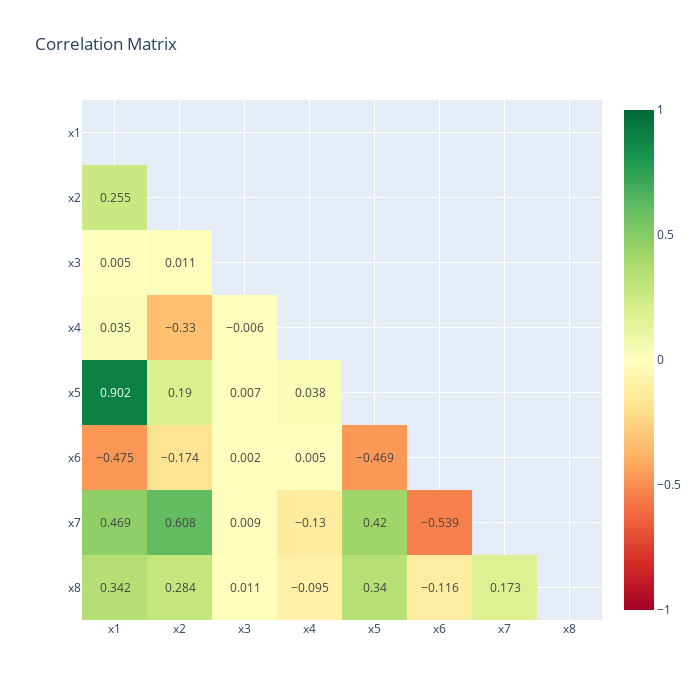

This figure's notebook cell:
### Markdown cell above
## <a id="2">2. Statistics</a>

### Code cell
# Visual correlation between variables using parplot from seaborn
seab.pairplot(df_training.drop('BIS').toPandas())
plt.suptitle('Correlation between the variables (Scatter and Histogram)', fontsize=26, y=1.01)
plt.show()


# Generating basic statistics
df_training.drop('BIS').toPandas().describe().round(3)

# Generating the Correlation Matrix (Pearson Coefficient)
personCorrM = df_training.drop('BIS').toPandas().corr(method='pearson').round(3)
print(personCorrM)

heatmap_mask = numpi.triu(numpi.ones_like(df_training.drop('BIS').toPandas().corr(method='pearson'), dtype=bool))
heatmap_mask_cm = personCorrM.mask(heatmap_mask)

ploti_fig = ploti.imshow(heatmap_mask_cm,
                        color_continuous_scale='rdylgn',
                        text_auto=True,
                        width=700, height=700,
                        zmin=-1, zmax=1,
                        title='Correlation Matrix')
ploti_fig.show()

# Covariance Matrix in boxplot
boxplot_cv = df_training.drop('BIS').toPandas().cov()

fig = plt.figure(figsize=(10,6))
plt.title('Covariance Matrix: Boxplot')

seab.stripplot(data=boxplot_cv, color='black')
seab.boxplot(data=boxplot_cv)
plt.show()

### Figure 1 — Plotly figure (JSON) as saved in the notebook; plotly's stock layout.template omitted (floating-point values rounded to 4 significant figures)
{"data": [{"coloraxis": "coloraxis", "hovertemplate": "x: %{x}<br>y: %{y}<br>color: %{z}<extra></extra>", "name": "0", "texttemplate": "%{z}", "type": "heatmap", "x": ["x1", "x2", "x3", "x4", "x5", "x6", "x7", "x8"], "xaxis": "x", "y": ["x1", "x2", "x3", "x4", "x5", "x6", "x7", "x8"], "yaxis": "y", "z": [[null, null, null, null, null, null, null, null], [0.255, null, null, null, null, null, null, null], [0.005, 0.011, null, null, null, null, null, null], [0.035, -0.33, -0.006, null, null, null, null, null], [0.902, 0.19, 0.007, 0.038, null, null, null, null], [-0.475, -0.174, 0.002, 0.005, -0.469, null, null, null], [0.469, 0.608, 0.009, -0.13, 0.42, -0.539, null, null], [0.342, 0.284, 0.011, -0.095, 0.34, -0.116, 0.173, null]]}], "layout": {"coloraxis": {"cmax": 1, "cmin": -1, "colorscale": [[0, "rgb(165,0,38)"], [0.1, "rgb(215,48,39)"], [0.2, "rgb(244,109,67)"], [0.3, "rgb(253,174,97)"], [0.4, "rgb(254,224,139)"], [0.5, "rgb(255,255,191)"], [0.6, "rgb(217,239,139)"], [0.7, "rgb(166,217,106)"], [0.8, "rgb(102,189,99)"], [0.9, "rgb(26,152,80)"], [1, "rgb(0,104,55)"]]}, "height": 700, "title": {"text": "Correlation Matrix"}, "width": 700, "xaxis": {"anchor": "y", "constrain": "domain", "domain": [0, 1], "scaleanchor": "y"}, "yaxis": {"anchor": "x", "autorange": "reversed", "constrain": "domain", "domain": [0, 1]}}}
